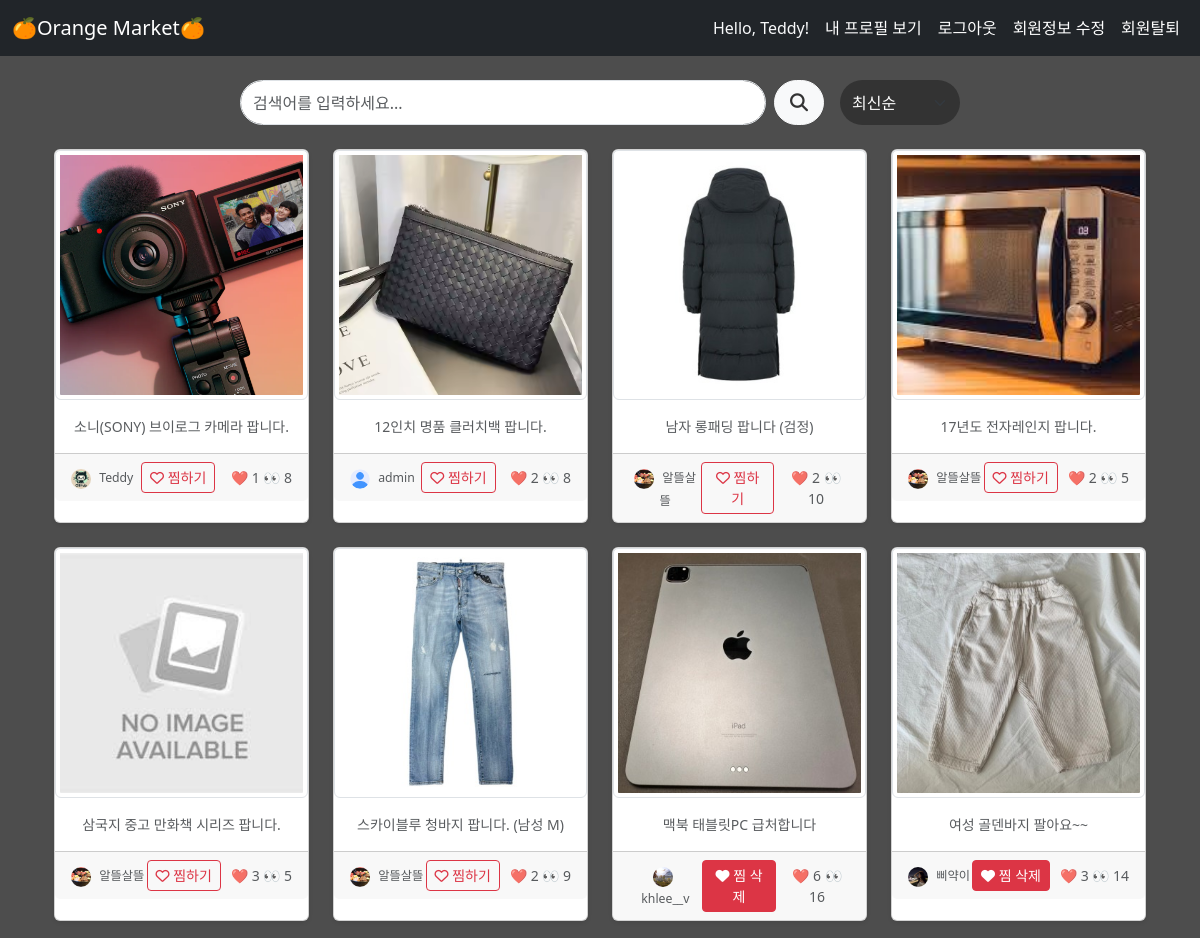
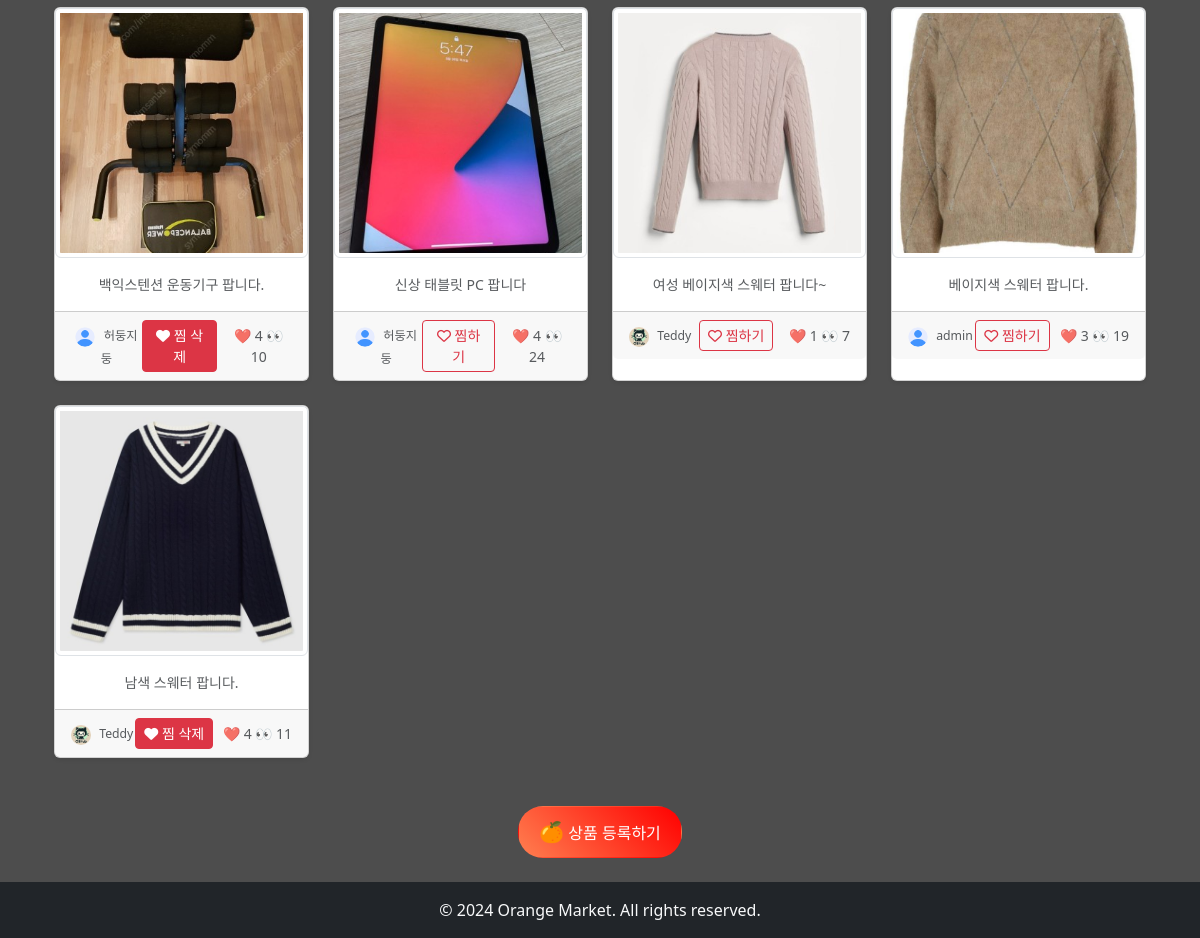
The app's page /articles/ (signed in) with its own data (2 pictures, top to bottom).
### accounts/models.py (models this page shows)
class User(AbstractUser):
    followings = models.ManyToManyField('self', symmetrical=False, related_name='followers')
    profile_picture = models.ImageField(upload_to='profile_pictures/', blank=True, null=True)

### articles/models.py (models this page shows, shortened)
class Article(models.Model):
    title = models.CharField(max_length=50)
    content = models.TextField()
    created_at = models.DateTimeField(auto_now_add=True)
    updated_at = models.DateTimeField(auto_now=True)
    image = models.ImageField(upload_to='images/', blank=True)
    author = models.ForeignKey(
        settings.AUTH_USER_MODEL,
        on_delete=models.CASCADE,
        related_name="articles"
        )
    like_users = models.ManyToManyField(
        settings.AUTH_USER_MODEL,
        related_name="like_articles"
        )
    view_count = models.PositiveIntegerField(default=0)
    hashtags = models.ManyToManyField(Hashtag, related_name='articles', blank=True)

### articles/views.py (the view, shortened to what this page needs)
# urls.py: path("articles/", include("articles.urls")),
def articles(request):
    if not request.user.is_authenticated:
        return redirect("accounts:login")
    sort_by = request.GET.get('sort_by', 'date')
    articles = Article.objects.all()
    if sort_by == 'popularity':
        articles = articles.annotate(like_count=Count('like_users')).order_by('-like_count', '-created_at')
    elif sort_by == 'date':
        articles = articles.order_by('-created_at')
    else:
        articles = articles.order_by("-id")
    query = request.GET.get('q', '')  # 검색어 가져오기
    context = {"articles": articles, "query": query, "sort_by": sort_by}
    return render(request, "articles/articles.html", context)

### articles/templates/articles/articles.html (shortened to what this page needs)
{% extends 'base.html' %}
{% load static %}
{% block content %}
    <div class="container mt-4">
        <div class="row justify-content-center d-flex align-items-center">
            <div class="col-md-8 d-flex justify-content-between">
                <form method="get" action="{% url 'articles:articles' %}" class="d-flex w-100">
                    <input type="text" name="q" value="{{ query }}" class="form-control me-2" placeholder="검색어를 입력하세요..." style="border-radius: 50px; height: 45px; flex-grow: 1;">
                    <button type="submit" class="btn btn-light" style="border-radius: 50px; height: 45px; padding: 0 15px; display: flex; align-items: center;">
                        <i class="fas fa-search" style="font-size: 18px; color: #333;"></i>
                    </button>
                </form>
                <form method="get" action="{% url 'articles:articles' %}" class="ms-3">
                    <div class="input-group">
                        <select name="sort_by" class="form-select" onchange="this.form.submit()" style="background-color: #333333; color: #ffffff; border-radius: 50px; height: 45px; width: 120px; border: none;">
                            <option value="date" {% if request.GET.sort_by == 'date' %}selected{% endif %}>최신순</option>
                        </select>
                    </div>
                </form>
            </div>
        </div>
    </div>
    <br>
    <div class="container">
        <div class="row">
            {% for article in articles %}
                <div class="col-md-3 col-sm-6 mb-4">
                    <div class="card shadow-sm h-100">
                        <a href="{% url "articles:article_detail" article.pk %}" class="text-decoration-none text-dark">
                            {% if article.image %}
                                <img src="{{ article.image.url }}" alt="{{ article.image }}" class="card-img-top img-thumbnail" style="height: 250px; object-fit: cover;">
                            {% else %}
                                <img src="{% static 'articles/placeholder.jpg' %}" alt="Placeholder Image" class="card-img-top img-thumbnail" style="height: 250px; object-fit: cover;">
                            {% endif %}
                            <div class="card-body">
                                <p class="card-text text-muted small text-center">{{ article.title }}</p>
                            </div>
                        </a>
                        <div class="card-footer text-center">
                            <div class="d-flex justify-content-between align-items-center">
                                <small class="text-muted">
                                    <a href="{% url 'users:profile' username=article.author.username %}" class="text-muted text-decoration-none">
                                        <small class="text-muted">
                                            <img src="{% if article.author.profile_picture %}{{ article.author.profile_picture.url }}{% else %}{% static 'users/user.png' %}{% endif %}" style="height: 20px; width: 20px; object-fit: cover; border-radius: 50%; margin-right: 5px;">
                                            {{ article.author.username }}
                                        </small>
                                    </a>
                                </small>
                                <form action="{% url "articles:like" article.pk %}" method="POST" class="d-inline">
                                    {% if request.user in article.like_users.all %}
                                        <button class="btn btn-danger btn-sm">
                                            <i class="fa-solid fa-heart"></i> 찜 삭제
                                        </button>
                                    {% else %}
                                        <button class="btn btn-outline-danger btn-sm">
                                            <i class="fa-regular fa-heart"></i> 찜하기
                                        </button>
                                    {% endif %}
                                </form>
                                <small class="text-muted ms-2">
                                    ❤️ {{ article.like_users.count }}
                                    👀 {{ article.view_count }}
                                </small>
                            </div>
                        </div>
                    </div>
                </div>
                {% if forloop.counter|divisibleby:4 %}
                    </div><div class="row">
                {% endif %}
            {% endfor %}
        </div>
    </div>
    {% if request.user.is_authenticated %}
        <div class="text-center mt-4" style="position: sticky; top: 0; z-index: 10;">
            <a href="{% url 'articles:create' %}" class="btn" style="background: linear-gradient(45deg, #ff7f50, #ff0000); color: white; padding: 10px 20px; border-radius: 25px; font-size: 16px;">
                <span style="font-size: 20px;">🍊</span> 상품 등록하기
            </a>
        </div>
    {% else %}
        <div class="text-center mt-4">
            <a href="{% url 'accounts:login' %}" class="btn btn-warning">
                <i class="fa-solid fa-right-to-bracket"></i> 로그인
            </a>
        </div>
    {% endif %}
{% endblock content %}

### templates/base.html (shortened to what this page needs)
{% load static %}
<!DOCTYPE html>
<html lang="en">
<head>
    <link rel="stylesheet" href="{% static 'css/style.css' %}">
    <link href="https://cdn.jsdelivr.net/npm/bootstrap@5.3.3/dist/css/bootstrap.min.css" rel="stylesheet">
</head>
<body>
    <nav class="navbar navbar-expand-lg navbar-dark bg-dark">
        <div class="container-fluid">
            <a class="navbar-brand" href="{% url "articles:articles" %}">🍊Orange Market🍊</a>
            <div class="collapse navbar-collapse" id="navbarNav">
                <ul class="navbar-nav ms-auto">
                    {% if request.user.is_authenticated %}
                        <li class="nav-item">
                            <span class="nav-link text-light">Hello, {{ request.user.username }}!</span>
                        </li>
                        <li class="nav-item">
                            <form action="{% url "users:profile" request.user.username %}" method="POST" class="d-inline">
                                <button type="submit" class="btn btn-link nav-link">내 프로필 보기</button>
                            </form>
                        </li>
                        <li class="nav-item">
                            <form action="{% url 'accounts:logout' %}" method="POST" class="d-inline">
                                <button type="submit" class="btn btn-link nav-link">로그아웃</button>
                            </form>
                        </li>
                        <li class="nav-item">
                            <a class="nav-link" href="{% url 'accounts:update' %}">회원정보 수정</a>
                        </li>
                        <li class="nav-item">
                            <form action="{% url 'accounts:delete' %}" method="POST" class="d-inline">
                                <button type="submit" class="btn btn-link nav-link">회원탈퇴</button>
                            </form>
                        </li>
                    {% endif %}
                </ul>
            </div>
        </div>
    </nav>
    <div class="container mt-4">
        {% block content %}
        {% endblock content %}
    </div>
    <footer class="bg-dark text-light text-center py-3 mt-4">
        <p class="mb-0">© 2024 Orange Market. All rights reserved.</p>
    </footer>
</body>
</html>

### static/css/style.css (style rules this page uses)
.navbar { z-index: 1050; }
.nav-link:not(.active) { color: white; }
html, body { height: 100%; margin: 0; background-color: #4D4D4D; color: white; }
.container { background-color: transparent; }
footer { bottom: 0; width: 100%; background-color: #343a40; color: #fff; text-align: center; padding: 10px; }

### templates/base.html (style rules this page uses)
html, body { height: 100%; margin: 0; background-color: #4D4D4D; color: white; }

### records on screen
User: user.username "Teddy"
Article: image (picture), title "소니(SONY) 브이로그 카메라 팝니다.", author.profile_picture (picture), author.username "Teddy", shows "찜하기", like_users.count "1", view_count "8"
Article: image (picture), title "12인치 명품 클러치백 팝니다.", author.username "admin", shows "찜하기", like_users.count "2", view_count "8"
Article: image (picture), title "남자 롱패딩 팝니다 (검정)", author.profile_picture (picture), author.username "알뜰살뜰", shows "찜하기", like_users.count "2", view_count "10"
Article: image (picture), title "17년도 전자레인지 팝니다.", author.profile_picture (picture), author.username "알뜰살뜰", shows "찜하기", like_users.count "2", view_count "5"
Article: title "삼국지 중고 만화책 시리즈 팝니다.", author.profile_picture (picture), author.username "알뜰살뜰", shows "찜하기", like_users.count "3", view_count "5"
Article: image (picture), title "스카이블루 청바지 팝니다. (남성 M)", author.profile_picture (picture), author.username "알뜰살뜰", shows "찜하기", like_users.count "2", view_count "9"
Article: image (picture), title "맥북 태블릿PC 급처합니다", author.profile_picture (picture), author.username "khlee__v", shows "찜 삭제", like_users.count "6", view_count "16"
Article: image (picture), title "여성 골덴바지 팔아요~~", author.profile_picture (picture), author.username "삐약이", shows "찜 삭제", like_users.count "3", view_count "14"
Article: image (picture), title "백익스텐션 운동기구 팝니다.", author.username "허둥지둥", shows "찜 삭제", like_users.count "4", view_count "10"
Article: image (picture), title "신상 태블릿 PC 팝니다", author.username "허둥지둥", shows "찜하기", like_users.count "4", view_count "24"
Article: image (picture), title "여성 베이지색 스웨터 팝니다~", author.profile_picture (picture), author.username "Teddy", shows "찜하기", like_users.count "1", view_count "7"
Article: image (picture), title "베이지색 스웨터 팝니다.", author.username "admin", shows "찜하기", like_users.count "3", view_count "19"
Article: image (picture), title "남색 스웨터 팝니다.", author.profile_picture (picture), author.username "Teddy", shows "찜 삭제", like_users.count "4", view_count "11"
